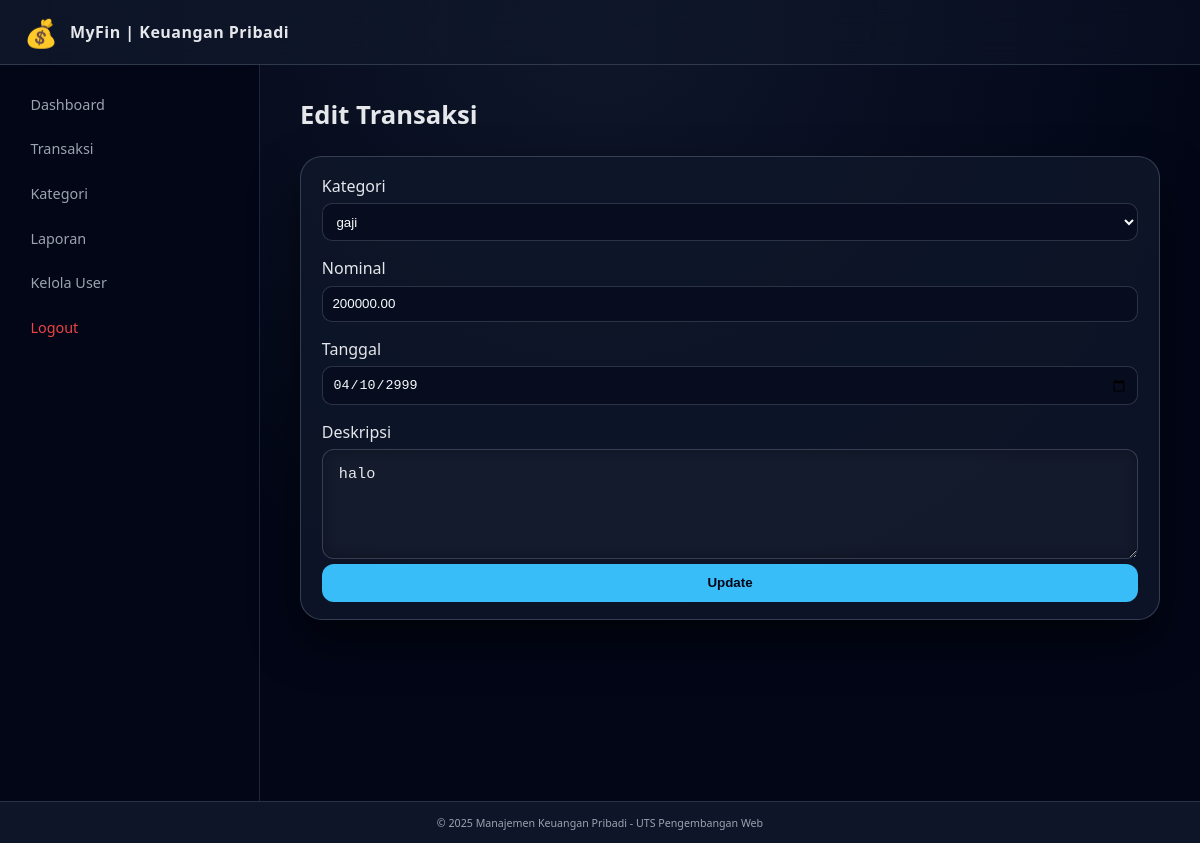
Screenshot of /public/transactions/edit.php?id=1 (signed in) with the database file from the repository.
### tables this page shows
CREATE TABLE `transactions` (
  `id` int(11) NOT NULL,
  `user_id` int(11) NOT NULL,
  `category_id` int(11) NOT NULL,
  `amount` decimal(12,2) NOT NULL,
  `description` text DEFAULT NULL,
  `date` date NOT NULL,
  `created_at` timestamp NOT NULL DEFAULT current_timestamp()
);

CREATE TABLE `categories` (
  `id` int(11) NOT NULL,
  `user_id` int(11) NOT NULL,
  `name` varchar(50) NOT NULL,
  `type` enum('income','expense') NOT NULL
);

### public/transactions/edit.php (the view, shortened to what this page needs)
<?php
require_once "../../app/config/db.php";
include "../../app/views/templates/header.php";
$id = $_GET['id'];
$stmt = $pdo->prepare("SELECT * FROM transactions WHERE id=? AND user_id=?");
$stmt->execute([$id, $_SESSION['user_id']]);
$transaction = $stmt->fetch(PDO::FETCH_ASSOC);
$stmt = $pdo->prepare("SELECT * FROM categories WHERE user_id=?");
$stmt->execute([$_SESSION['user_id']]);
$categories = $stmt->fetchAll(PDO::FETCH_ASSOC);
?>
<section class="page-header">
    <h1>Edit Transaksi</h1>
</section>
<section class="page-section">
<form action="update.php" method="POST" class="form-basic">
    <label>Kategori</label>
    <select name="category_id" required>
        <?php foreach ($categories as $c): ?>
            <option value="<?= $c['id'] ?>" <?= $c['id']==$transaction['category_id'] ? 'selected' : '' ?>>
                <?= htmlspecialchars($c['name']) ?>
            </option>
        <?php endforeach; ?>
    </select>
    <label>Nominal</label>
    <input type="number" name="amount" required value="<?= $transaction['amount'] ?>">
    <label>Tanggal</label>
    <input type="date" name="date" required value="<?= $transaction['date'] ?>">
    <label>Deskripsi</label>
    <textarea name="description"><?= htmlspecialchars($transaction['description']) ?></textarea>
    <button type="submit" class="btn-primary">Update</button>
</form>
</section>
<?php include "../../app/views/templates/footer.php"; ?>

### public/assets/css/style.css (style rules this page uses)
:root { --bg-body: #050816; --bg-card: rgba(15, 23, 42, 0.9); --bg-sidebar: #020617; --accent: #38bdf8; --accent-soft: rgba(56, 189, 248, 0.25); --danger: #f97373; --success: #4ade80; --text-main: #e5e7eb; --text-muted: #9ca3af; --radius-xl: 22px; --shadow-soft: 0 22px 45px rgba(0, 0, 0, 0.55); }
*, *::before, *::after { box-sizing: border-box; }
body { margin: 0; font-family: system-ui, -apple-system, BlinkMacSystemFont, "Segoe UI", sans-serif; background: radial-gradient(circle at top, #0f172a, #020617 60%); color: var(--text-main); }
.page-header { margin-bottom: 1.5rem; }
.page-header h1 { margin: 0; font-size: 1.6rem; }
.page-section { margin-bottom: 1.7rem; background: rgba(15, 23, 42, 0.85); border-radius: var(--radius-xl); padding: 1.1rem 1.3rem; border: 1px solid rgba(148, 163, 184, 0.3); box-shadow: var(--shadow-soft); }
.btn-primary { width: 100%; padding: .7rem; border: none; border-radius: 12px; background: #38bdf8; color: #020617; font-weight: 600; cursor: pointer; transition: .2s; }
.form-basic input, .form-basic select { width: 100%; margin-bottom: 1rem; padding: .6rem; border-radius: 10px; border: 1px solid rgba(148,163,184,0.25); background: rgba(2,6,23,0.5); color: #f8fafc; }
.form-basic textarea { width: 100%; min-height: 110px; padding: 0.8rem 1rem; border-radius: 12px; border: 1px solid rgba(148, 163, 184, 0.28); background: rgba(255,255,255,0.03); color: var(--text-main); font-size: .95rem; line-height: 1.4rem; resize: vertical; box-shadow: inset 0 0 12px rgba(0,0,0,0.3); transition: all .2s ease; }
.form-basic label { font-weight: 500; margin-bottom: .4rem; display: block; color: var(--text-main); }

### rows the page displays
transactions: category_id "gaji", amount "200000.00", date "04/10/2999", description "halo"
